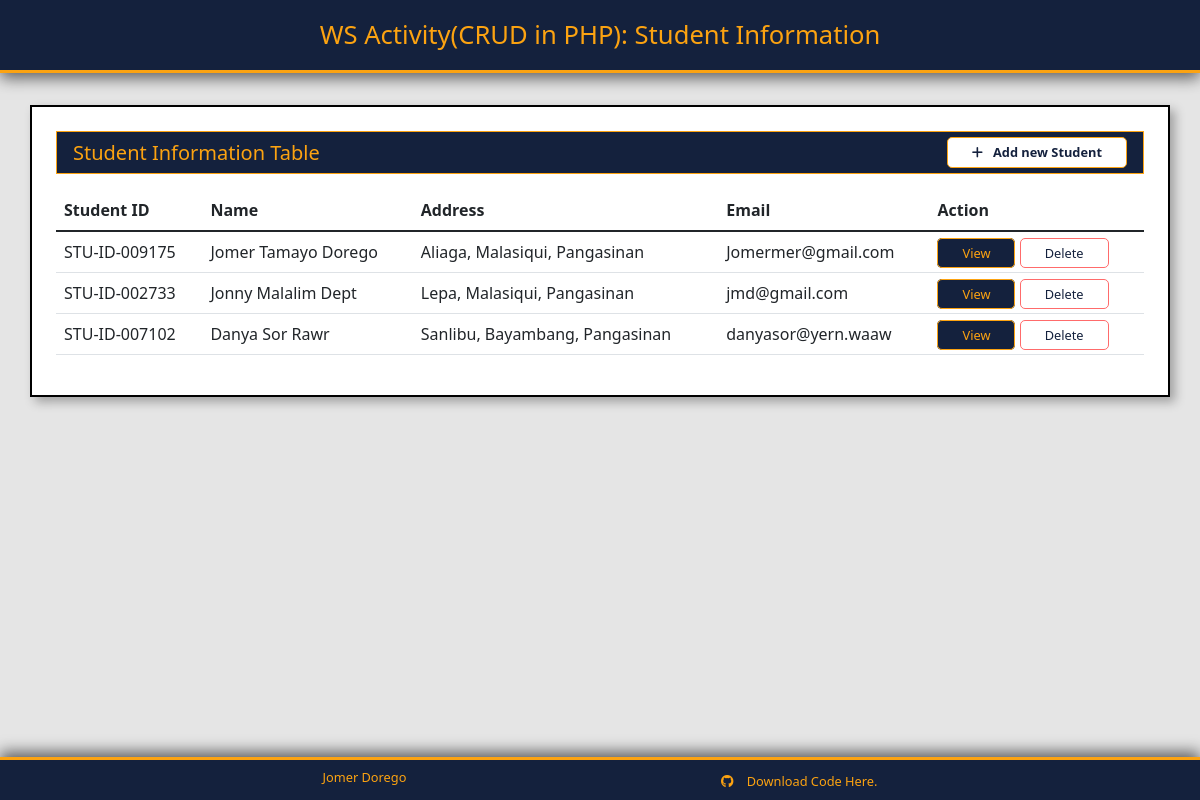
The page / on the database its author committed.
### tables this page shows
CREATE TABLE `studentsinfo` (
  `id` int(11) NOT NULL,
  `idNumber` varchar(20) NOT NULL,
  `name` varchar(100) NOT NULL,
  `address` varchar(255) NOT NULL,
  `email` varchar(20) NOT NULL
);

### index.php (called while the page is built, shortened)
<?php include('./partials/header.php'); ?>
<?php include('./students-table.php') ?>
<?php include('./partials/footer.php'); ?>

### students-table.php (the view)
<div class="container table-container">
    <div class="table-header">
        <h5>Student Information Table</h5>
        <button class="add-student-btn button-secondary"><i class="fa-solid fa-plus"></i>Add new Student</button>
    </div>
    <table class="table">
        <thead>
            <tr>
                <th>Student ID</th>
                <th>Name</th>
                <th>Address</th>
                <th>Email</th>
                <th>Action</th>
            </tr>
        </thead>
        <tbody class="table-group-divider">
            <?php $studentsInfo = getStudentInfo($pdo) ?>
            <?php foreach($studentsInfo as $student): ?>
            <tr>
                <td><?= $student->idNumber ?></td>
                <td><?= $student->name ?></td>
                <td><?= $student->address ?></td>
                <td><?= $student->email ?></td>
                <td>
                    <a href="<?= ROOT_URL ?>index.php?view-student=<?=$student->id?>" class="button-primary">View</a>
                    <a href="<?= ROOT_URL ?>index.php?del-student=<?=$student->id?>" class="button-danger">Delete</a>
                </td>
            </tr>
            <?php endforeach; ?>
        </tbody>
    </table>
</div>
<?php
    function getStudentInfo($pdo) {
        $query = "SELECT * FROM studentsinfo";
        $stmt = $pdo->prepare($query);
        if($stmt->execute()){
            return $stmt->fetchAll(PDO::FETCH_OBJ);
        } else {
            echo 'SOMETHING WENT WRONG';
        }
    }
?>

### partials/header.php (shortened to what this page needs)
<!DOCTYPE html>
<html lang="en">
<head>
    <link href="https://cdn.jsdelivr.net/npm/bootstrap@5.2.2/dist/css/bootstrap.min.css" rel="stylesheet">
    <link rel="stylesheet" href="https://cdnjs.cloudflare.com/ajax/libs/font-awesome/6.2.0/css/all.min.css">
    <link rel="stylesheet" href="./styles/style.css">
</head>
<body>
<header class="header" id="header">
    <div class="navbar-container">
        <p>WS Activity(CRUD in PHP): Student Information</p>
    </div>
</header>

### partials/footer.php (shortened to what this page needs)
    <footer class="footer">
        <div class="footer-container">
            <p class="name">Jomer Dorego</p>
            <div class="code-link">
                <a href="#"><i class="fa-brands fa-github"></i> Download Code Here.</a>
            </div>
        </div>
    </footer>
</body>
</html>

### styles/style.css (style rules this page uses)
*, *::before, *::after { margin: 0; padding: 0; box-sizing: border-box; }
:root { --black: #000000; --white: #ffffff; --gray: #e5e5e5; --blue: #14213d; --yellow: #fca311; }
a { color: inherit; text-decoration: inherit; font-size: .8rem; }
i { margin-right: 10px; }
html { font-size: 16px; }
body { font-size: 16px; font-family: 'Segoe UI', Tahoma, Geneva, Verdana, sans-serif; background-color: var(--gray); }
.button-primary { background-color: var(--blue); border: 1.5px solid var(--yellow); padding: .3rem 1.5rem; color: var(--yellow); border-radius: 5px; transition: all 250ms ease-in-out; }
.button-secondary { background-color: var(--white); border: 1.5px solid var(--yellow); padding: .3rem 1.5rem; color: var(--blue); border-radius: 5px; transition: all 250ms ease-in-out; }
.button-danger { background-color: var(--white); border: 1.5px solid rgb(255, 107, 107); padding: .3rem 1.5rem; color: var(--blue); border-radius: 5px; transition: all 250ms ease-in-out; }
.header { padding: 1rem; background-color: var(--blue); text-align: center; border-bottom: 3px solid var(--yellow); box-shadow: 0px 5px 15px rgba(0, 0, 0, .60); }
.header p { font-size: 1.6rem; color: var(--yellow); margin-bottom: 0; }
.footer { padding: .5rem; background-color: var(--blue); border-top: 3px solid var(--yellow); box-shadow: 0px -5px 15px rgba(0, 0, 0, .60); position: absolute; width: 100%; bottom: 0; }
.footer .footer-container { margin: 0 auto; max-width: 1400px; display: flex; justify-content: space-evenly; }
.footer p { font-size: .8rem; color: var(--yellow); margin: 0; }
.footer .code-link a { color: var(--yellow); transition: color 250ms ease-in-out; }
.table-container { margin-top: 2rem; background-color: var(--white); border: 2px solid var(--black); box-shadow: 5px 5px 10px rgba(0, 0, 0, .3); padding: 1.5rem; }
.table-container .table-header { display: flex; background-color: var(--blue); border: 1px solid var(--yellow); padding: .3rem 1rem; justify-content: space-between; align-items: center; margin-bottom: 1rem; }
.table-container .table-header h5 { color: var(--yellow); margin: 0; }
.table-container .table-header button { font-size: .8rem; font-weight: bold; }

### rows shown on the page
studentsinfo: idNumber "STU-ID-009175", name "Jomer Tamayo Dorego", address "Aliaga, Malasiqui, Pangasinan", email "Jomermer@gmail.com"
studentsinfo: idNumber "STU-ID-002733", name "Jonny Malalim Dept", address "Lepa, Malasiqui, Pangasinan", email "jmd@gmail.com"
studentsinfo: idNumber "STU-ID-007102", name "Danya Sor Rawr", address "Sanlibu, Bayambang, Pangasinan", email "danyasor@yern.waaw"
